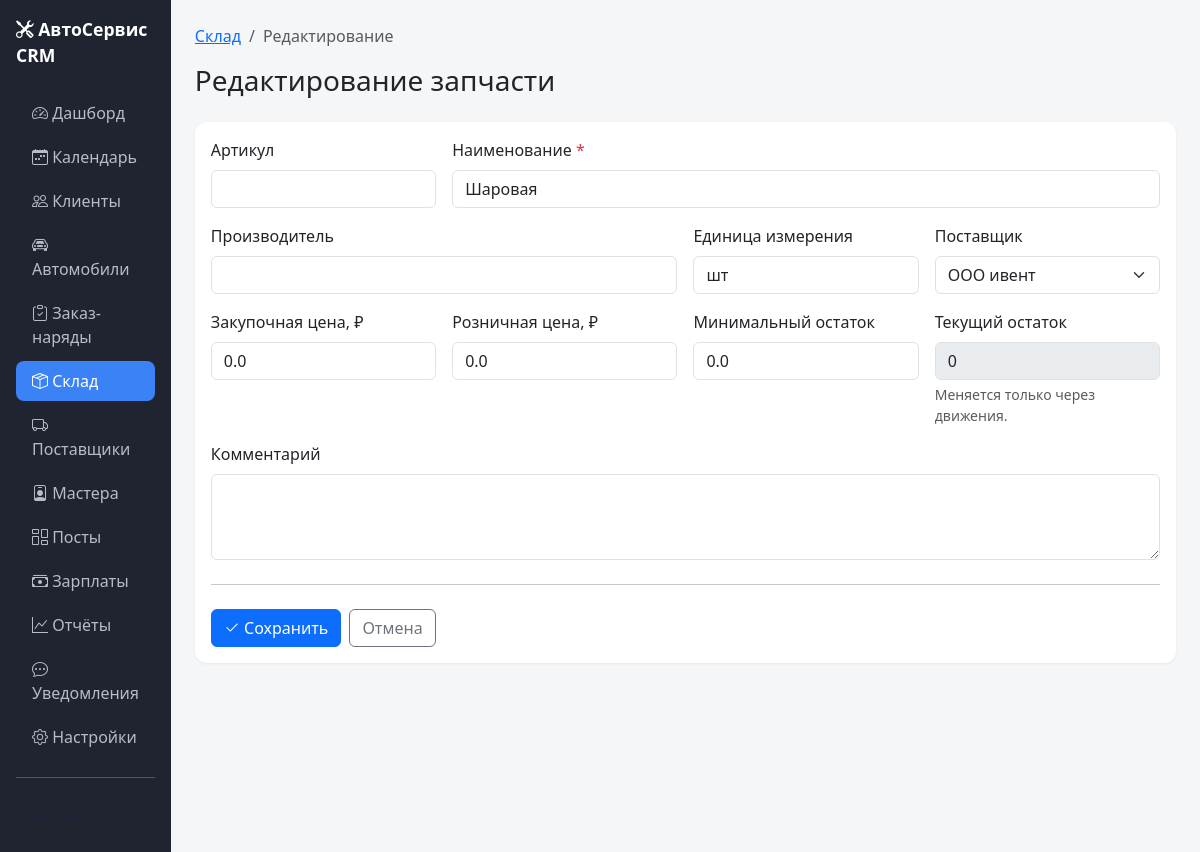
The page /warehouse/parts/1/edit on the database its author committed.
### models.py (models this page shows, shortened)
class Part(db.Model):
    __tablename__ = "parts"
    id = db.Column(db.Integer, primary_key=True)
    sku = db.Column(db.String(80), index=True)
    name = db.Column(db.String(200), nullable=False, index=True)
    brand = db.Column(db.String(120))
    unit = db.Column(db.String(20), default="шт")
    purchase_price = db.Column(db.Float, default=0)
    price = db.Column(db.Float, default=0)
    stock = db.Column(db.Float, default=0)
    min_stock = db.Column(db.Float, default=0)
    supplier_id = db.Column(db.Integer, db.ForeignKey("suppliers.id"), nullable=True)
    comment = db.Column(db.Text)
    created_at = db.Column(db.DateTime, default=lambda: datetime.now(timezone.utc))
    supplier = db.relationship("Supplier", backref="parts")
    movements = db.relationship(
        "StockMovement",
        backref="part",
        cascade="all, delete-orphan",
        lazy=True,
        order_by="StockMovement.id.desc()",
    )

### app.py (the view, shortened to what this page needs)
@app.route("/warehouse/parts/<int:part_id>/edit", methods=["GET", "POST"])
def part_edit(part_id):
    part = db.session.get(Part, part_id)
    if part is None: abort(404)
    suppliers = Supplier.query.order_by(Supplier.name).all()
    return render_template("warehouse/part_form.html", part=part, suppliers=suppliers, form={})

### app.py (called while the page is built)
@app.context_processor
def inject_globals():
    return {
        "ORDER_STATUSES": ORDER_STATUSES,
        "MOVEMENT_TYPES": MOVEMENT_TYPES,
        "MOVEMENT_COLORS": MOVEMENT_COLORS,
        "APPOINTMENT_STATUSES": APPOINTMENT_STATUSES,
        "APPOINTMENT_COLORS": APPOINTMENT_COLORS,
        "STATUS_COLORS": {
            "new": "secondary",
            "in_progress": "primary",
            "waiting_parts": "warning",
            "done": "info",
            "closed": "success",
            "canceled": "danger",
        },
    }

### templates/warehouse/part_form.html (shortened to what this page needs)
{% extends "base.html" %}
{% block content %}
<nav aria-label="breadcrumb">
    <ol class="breadcrumb">
        <li class="breadcrumb-item"><a href="{{ url_for('parts_list') }}">Склад</a></li>
        <li class="breadcrumb-item active">
            {{ "Редактирование" if part else "Новая запчасть" }}
        </li>
    </ol>
</nav>
<h1 class="h3 mb-4">
    {{ "Редактирование запчасти" if part else "Новая запчасть" }}
</h1>
<div class="card stat-card">
    <div class="card-body">
        <form method="post" novalidate autocomplete="off">
            <div class="row g-3">
                <div class="col-md-3">
                    <label class="form-label">Артикул</label>
                    <input type="text" name="sku" class="form-control"
                           value="{{ form.get('sku', part.sku if part and part.sku else '') }}">
                </div>
                <div class="col-md-9">
                    <label class="form-label">Наименование <span class="text-danger">*</span></label>
                    <input type="text" name="name" class="form-control" required
                           value="{{ form.get('name', part.name if part else '') }}">
                </div>
                <div class="col-md-6">
                    <label class="form-label">Производитель</label>
                    <input type="text" name="brand" class="form-control"
                           value="{{ form.get('brand', part.brand if part and part.brand else '') }}">
                </div>
                <div class="col-md-3">
                    <label class="form-label">Единица измерения</label>
                    <input type="text" name="unit" class="form-control" placeholder="шт / л / м"
                           value="{{ form.get('unit', part.unit if part and part.unit else 'шт') }}">
                </div>
                <div class="col-md-3">
                    <label class="form-label">Поставщик</label>
                    {% set current_supplier = form.get('supplier_id', part.supplier_id if part else '')|string %}
                    <select name="supplier_id" class="form-select">
                        {% for s in suppliers %}
                            <option value="{{ s.id }}"
                                    {% if current_supplier == s.id|string %}selected{% endif %}>
                                {{ s.name }}
                            </option>
                        {% endfor %}
                    </select>
                </div>
                <div class="col-md-3">
                    <label class="form-label">Закупочная цена, ₽</label>
                    <input type="text" name="purchase_price" class="form-control"
                           value="{{ form.get('purchase_price', part.purchase_price if part and part.purchase_price is not none else '') }}">
                </div>
                <div class="col-md-3">
                    <label class="form-label">Розничная цена, ₽</label>
                    <input type="text" name="price" class="form-control"
                           value="{{ form.get('price', part.price if part and part.price is not none else '') }}">
                </div>
                <div class="col-md-3">
                    <label class="form-label">Минимальный остаток</label>
                    <input type="text" name="min_stock" class="form-control"
                           value="{{ form.get('min_stock', part.min_stock if part and part.min_stock is not none else '') }}">
                </div>
                {% if not part %}
                    <div class="col-md-3">
                        <label class="form-label">Начальный остаток</label>
                        <input type="text" name="stock" class="form-control" placeholder="0"
                               value="{{ form.get('stock', '') }}">
                        <div class="form-text">Создаст движение «Приход».</div>
                    </div>
                {% else %}
                    <div class="col-md-3">
                        <label class="form-label">Текущий остаток</label>
                        <input type="text" class="form-control" value="{{ part.stock or 0 }}" disabled>
                        <div class="form-text">Меняется только через движения.</div>
                    </div>
                {% endif %}
                <div class="col-md-12">
                    <label class="form-label">Комментарий</label>
                    <textarea name="comment" rows="3" class="form-control">{{ form.get('comment', part.comment if part and part.comment else '') }}</textarea>
                </div>
            </div>
            <hr class="my-4">
            <div class="d-flex gap-2">
                <button type="submit" class="btn btn-primary">
                    <i class="bi bi-check2"></i> Сохранить
                </button>
                <a href="{{ url_for('part_detail', part_id=part.id) if part else url_for('parts_list') }}"
                   class="btn btn-outline-secondary">Отмена</a>
            </div>
        </form>
    </div>
</div>
{% endblock %}

### static/css/style.css (style rules this page uses)
body { background: #f5f6f8; font-family: system-ui, -apple-system, "Segoe UI", Roboto, sans-serif; }
.stat-card { border: none; border-radius: .75rem; box-shadow: 0 1px 3px rgba(0, 0, 0, .06); }

### rows shown on the page
Part: name "Шаровая", unit "шт", purchase_price "0.0", price "0.0", min_stock "0.0", stock "0"

### other values the page prints
{{ "Редактирование" if part else "Новая запчасть" }} "Редактирование"
{{ "Редактирование запчасти" if part else "Новая запчасть" }} "Редактирование запчасти"
form field supplier_id "ООО ивент"
